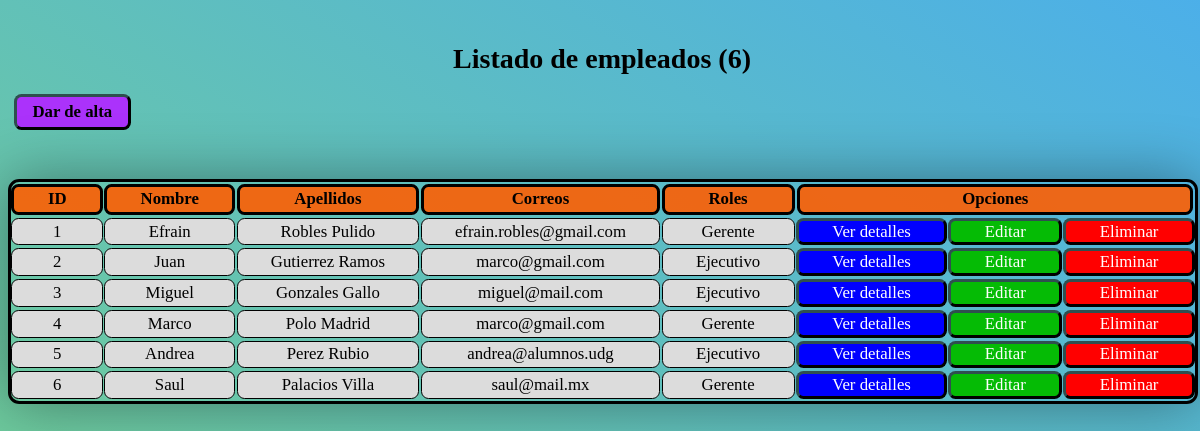
The app's page /B3/Administrador/empleados_lista.php, older data.
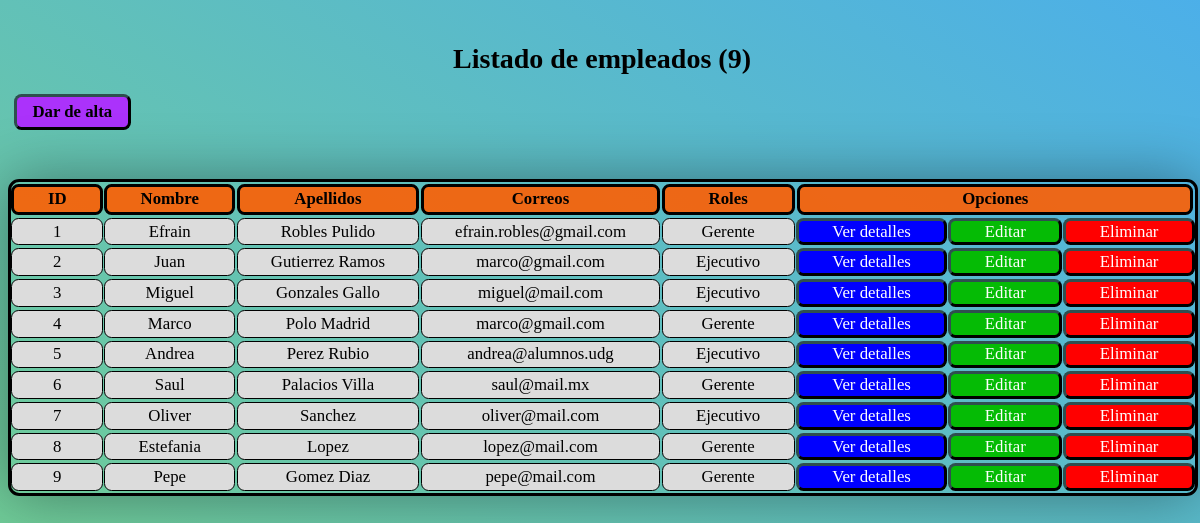
The same page, newer data.
### tables this page shows
CREATE TABLE `empleados` (
  `id` int(11) NOT NULL,
  `nombre` varchar(128) NOT NULL,
  `apellidos` varchar(128) NOT NULL,
  `correo` varchar(128) NOT NULL,
  `pass` varchar(32) NOT NULL,
  `rol` int(1) NOT NULL,
  `archivo_n` varchar(255) NOT NULL,
  `archivo` varchar(128) NOT NULL,
  `status` int(1) NOT NULL DEFAULT 1,
  `eliminado` int(1) NOT NULL DEFAULT 0
);

### B3/Administrador/empleados_lista.php (the view, shortened to what this page needs)
<?php
    $con = conecta();
?>
<html>
    <head>
        <link rel="stylesheet" type="text/css" href="./css/style_listaEmpleados.css?v=<?php echo time(); ?>">
    </head>
    <body>
        <?php
            $sql = "SELECT * FROM empleados
                    WHERE status = 1 AND eliminado = 0";
            $res = $con->query($sql);
            $num = $res->num_rows;
            echo "<br><h1>Listado de empleados ($num)</h1>";
        ?>
        <a class='opciones' id="crearRegistro" href="./empleados_alta.php"><b>Dar de alta</b></a><br><br>
        <br>
        <div class="table">
            <div class='header' id="id"><b>ID</b></div>
            <div class='header' id="nombre"><b>Nombre</b></div>
            <div class='header' id="apellidos"><b>Apellidos</b></div>
            <div class='header' id="correo"><b>Correos</b></div>
            <div class='header' id="rol"><b>Roles</b></div>
            <div class="header" id="opciones"><b>Opciones</b></div>
            <?php
                while($row = $res->fetch_array()){
                    $id = $row["id"];
                    $nombre = $row["nombre"];
                    $apellidos = $row["apellidos"];
                    $correo = $row["correo"];
                    if ($row["rol"] == 1){
                        $rol = "Gerente";
                    }elseif ($row["rol"] == 2){
                        $rol = "Ejecutivo";
                    }
                    echo "
                    <div class='info$id' id='$id'>$id</div>
                        <div class='info$id' id='nombre'>$nombre</div>
                        <div class='info$id' id='apellidos'>$apellidos</div>
                        <div class='info$id' id='correro'>$correo</div>
                        <div class='info$id' id='rol'>$rol</div>
                        <a class='info$id' id='detalles' href='detalles.com'>Ver detalles</a>
                        <a class='info$id' id='editar' href='editar.com'>Editar</a>
                        <a class='info$id' id='eliminar' href='javascript:void(0);' onclick='eliminaAjax($id);'>Eliminar</a>
                        ";
                }
            ?>
        </div>
    </body>

Row changes from the older to the newer data that the page shows:
added empleados: id "7", nombre "Oliver", apellidos "Sanchez", correo "oliver@mail.com", rol "Ejecutivo"
added empleados: id "8", nombre "Estefania", apellidos "Lopez", correo "lopez@mail.com", rol "Gerente"
added empleados: id "9", nombre "Pepe", apellidos "Gomez Diaz", correo "pepe@mail.com", rol "Gerente"
Text that changed along with them:
$num: "6" → "9"
